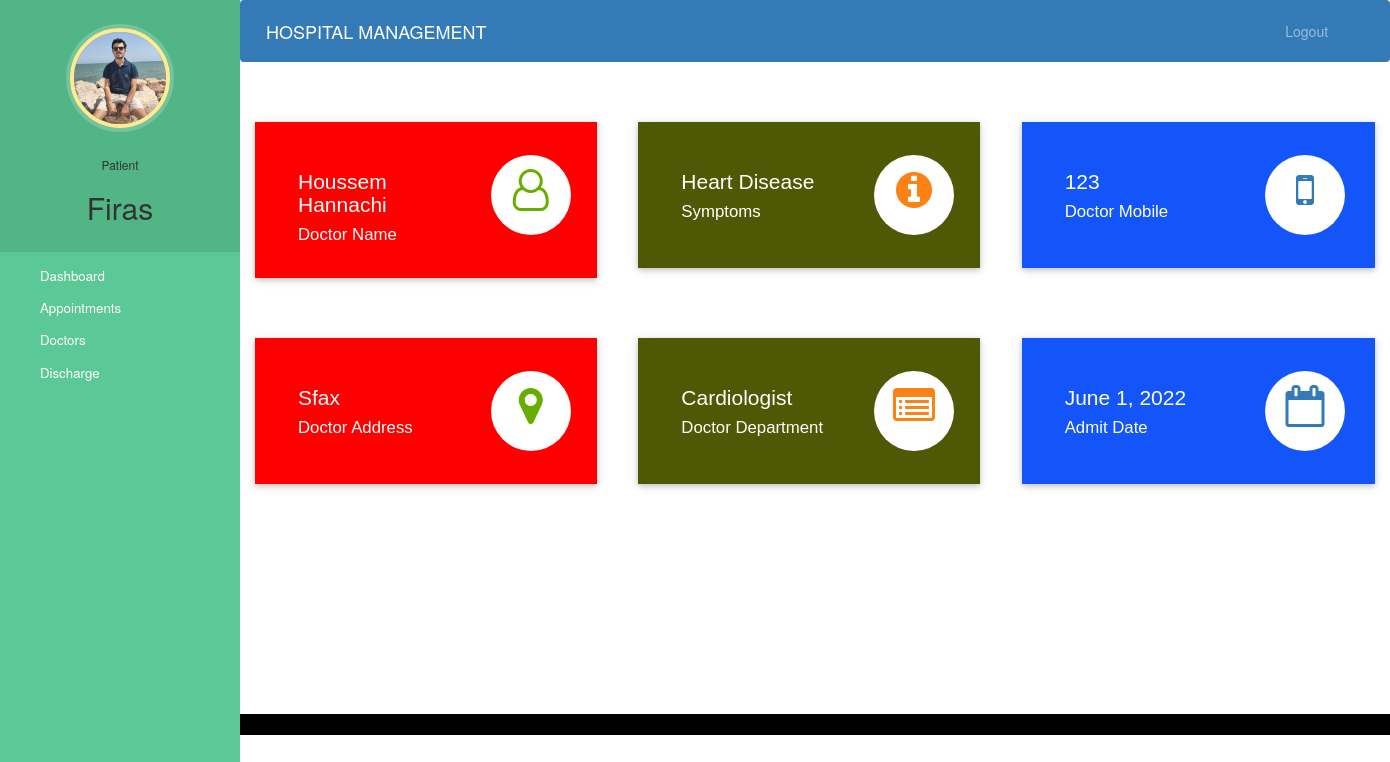
The app's page /patient-dashboard (signed in), older data.
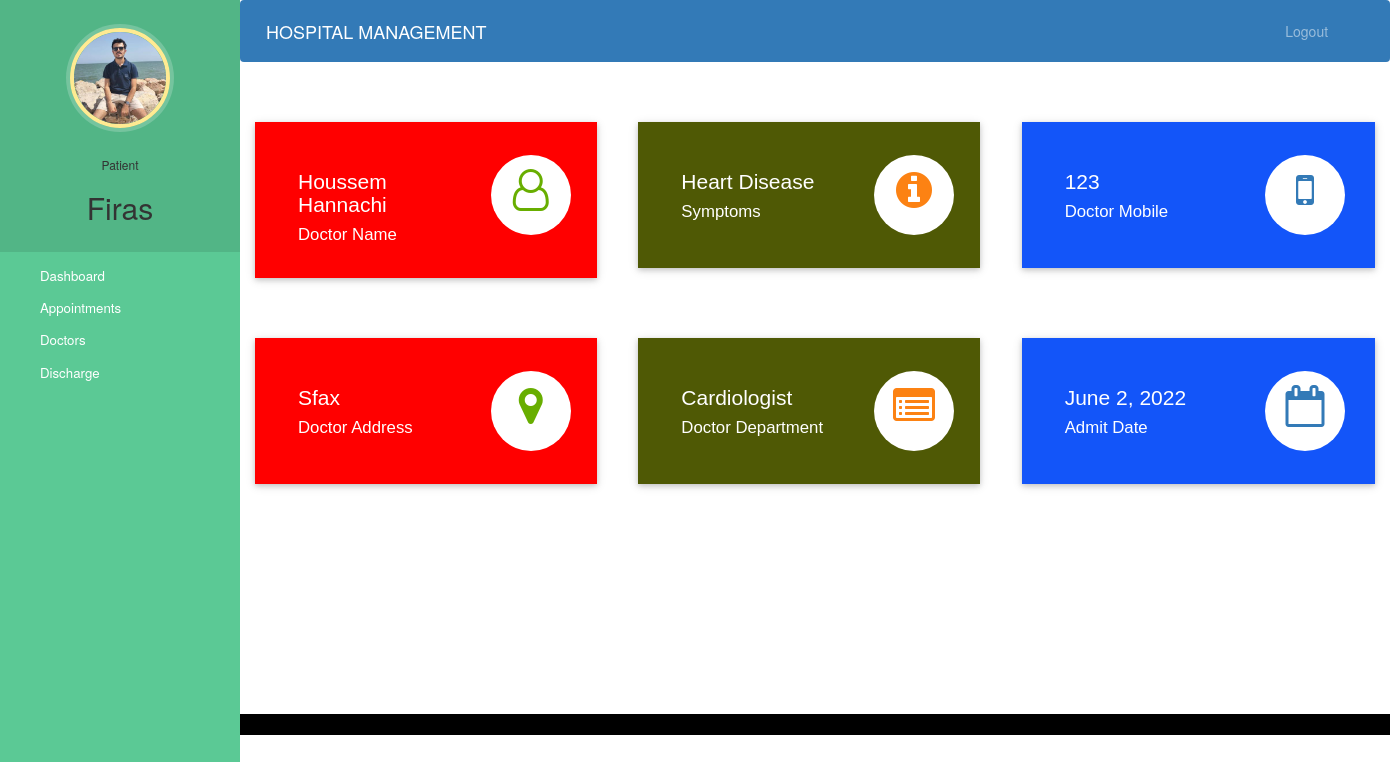
The same page, newer data.
### hospital/models.py (models this page shows, shortened)
class Patient(models.Model):
    user=models.OneToOneField(User,on_delete=models.CASCADE)
    profile_pic= models.ImageField(upload_to='profile_pic/PatientProfilePic/',null=True,blank=True,default='profile_pic/PatientProfilePic/patient.jpg')
    address = models.CharField(max_length=40)
    mobile = models.CharField(max_length=20,null=False)
    symptoms = models.CharField(max_length=100,null=False)
    assignedDoctorId = models.PositiveIntegerField(null=True)
    admitDate=models.DateField(auto_now=True)
    status=models.BooleanField(default=False)

### hospital/views.py (the view)
# urls.py: path('patient-dashboard', views.patient_dashboard_view,name='patient-dashboard'),
@login_required(login_url='patientlogin')
@user_passes_test(is_patient)
def patient_dashboard_view(request):
    patient=models.Patient.objects.get(user_id=request.user.id)
    doctor=models.Doctor.objects.get(user_id=patient.assignedDoctorId)
    mydict={
    'patient':patient,
    'doctorName':doctor.get_name,
    'doctorMobile':doctor.mobile,
    'doctorAddress':doctor.address,
    'symptoms':patient.symptoms,
    'doctorDepartment':doctor.department,
    'admitDate':patient.admitDate,
    }
    return render(request,'hospital/patient_dashboard.html',context=mydict)

### hospital/models.py (called while the page is built)
    @property
    def get_name(self):
        return self.user.first_name+" "+self.user.last_name

### hospital/views.py (called while the page is built)
def is_patient(user):
    return user.groups.filter(name='PATIENT').exists()

### templates/hospital/patient_dashboard.html
{% extends 'hospital/patient_base.html' %}
{% load static %}
{% block content %}
{%include 'hospital/patient_dashboard_cards.html'%}
<br><br><br><br>
{% endblock content %}

### templates/hospital/patient_base.html (shortened to what this page needs)
<!DOCTYPE html>
{% load static %}
<html lang="en">
<head>
  <link rel="stylesheet" href="https://stackpath.bootstrapcdn.com/bootstrap/4.3.1/css/bootstrap.min.css">
  <link rel="stylesheet" href="https://maxcdn.bootstrapcdn.com/font-awesome/4.7.0/css/font-awesome.min.css">
</head>
<body>
  <nav class="menu" tabindex="0">
    <header class="avatar">
      <img src="{% static patient.profile_pic.url %}" alt="Profile Pic" />
      <br><br>
      <h6>Patient</h6>
      <h2>{{request.user.first_name}}</h2>
    </header>
    <ul>
      <li tabindex="0" class="icon-dashboard"> <a style="color:white; text-decoration:none;" href="/patient-dashboard"><span>Dashboard</span></a> </li>
      <li tabindex="0" class="icon-calendar"> <a style="color:white; text-decoration:none;" href="/patient-appointment"><span>Appointments</span></a></li>
      <li tabindex="0" class="icon-users"> <a style="color:white; text-decoration:none;" href="/patient-view-doctor"><span>Doctors</span></a></li>
      <li tabindex="0" class="icon-users"> <a style="color:white; text-decoration:none;" href="/patient-discharge"><span>Discharge</span></a></li>
    </ul>
  </nav>
  <main>
    <div class="bs-example">
      <nav class="navbar navbar-expand-md  navbar-dark fixed-top" style="background:#337AB7;">
        <a href="/patient-dashboard" class="navbar-brand">HOSPITAL MANAGEMENT</a>
        <div class="collapse navbar-collapse justify-content-between" id="navbarCollapse">
          <div class="navbar-nav" style=" margin-left: 90%;">
            <a href="/logout" class="nav-item nav-link">Logout</a>
          </div>
        </div>
      </nav>
    </div>
    <br><br>
    {% block content %}
    {% endblock content %}
    <br><br><br><br><br><br><br>
    <footer>
      <br>
      <div class="container">
        <div class="row">
          <div class="col-md-12 col-sm-12">
          </div>
        </div>
      </div>
    </footer>
  </main>
</body>
</html>

### templates/hospital/patient_dashboard_cards.html (shortened to what this page needs)
<!DOCTYPE html>
<html lang="en" dir="ltr">
<head>
  <link rel="stylesheet" href="https://maxcdn.bootstrapcdn.com/bootstrap/3.4.1/css/bootstrap.min.css">
  <link rel="stylesheet" href="https://cdnjs.cloudflare.com/ajax/libs/font-awesome/4.7.0/css/font-awesome.min.css">
</head>
<body>
  <div class="market-updates">
    <div class="col-md-4 market-update-gd">
      <div class="market-update-block clr-block-1">
        <div class="col-md-8 market-update-left">
          <h3>{{doctorName}}</h3>
          <h4>Doctor Name</h4>
        </div>
        <div class="col-md-4 market-update-right">
          <i class="fa fa-user-o"> </i>
        </div>
        <div class="clearfix"> </div>
      </div>
    </div>
    <div class="col-md-4 market-update-gd">
      <div class="market-update-block clr-block-2">
        <div class="col-md-8 market-update-left">
          <h3>{{symptoms}}</h3>
          <h4>Symptoms</h4>
        </div>
        <div class="col-md-4 market-update-right">
          <i class="fa fa-info-circle"></i>
        </div>
        <div class="clearfix"> </div>
      </div>
    </div>
    <div class="col-md-4 market-update-gd">
      <div class="market-update-block clr-block-3">
        <div class="col-md-8 market-update-left">
          <h3>{{doctorMobile}}</h3>
          <h4>Doctor Mobile</h4>
        </div>
        <div class="col-md-4 market-update-right">
          <i class="fa fa-mobile" aria-hidden="true"></i>
        </div>
        <div class="clearfix"> </div>
      </div>
    </div>
  </div>
  <br><br><br>
  <div class="market-updates">
    <div class="col-md-4 market-update-gd">
      <div class="market-update-block clr-block-1">
        <div class="col-md-8 market-update-left">
          <h3>{{doctorAddress}}</h3>
          <h4>Doctor Address</h4>
        </div>
        <div class="col-md-4 market-update-right">
          <i class="fa fa-map-marker"> </i>
        </div>
        <div class="clearfix"> </div>
      </div>
    </div>
    <div class="col-md-4 market-update-gd">
      <div class="market-update-block clr-block-2">
        <div class="col-md-8 market-update-left">
          <h3>{{doctorDepartment}}</h3>
          <h4>Doctor Department</h4>
        </div>
        <div class="col-md-4 market-update-right">
          <i class="fa fa-list-alt"></i>
        </div>
        <div class="clearfix"> </div>
      </div>
    </div>
    <div class="col-md-4 market-update-gd">
      <div class="market-update-block clr-block-3">
        <div class="col-md-8 market-update-left">
          <h3>{{admitDate}}</h3>
          <h4>Admit Date</h4>
        </div>
        <div class="col-md-4 market-update-right">
          <i class="fa fa-calendar-o" aria-hidden="true"></i>
        </div>
        <div class="clearfix"> </div>
      </div>
    </div>
  </div>
</body>
</html>

Row changes from the older to the newer data that the page shows:
changed Patient "Heart Disease": admitDate "June 1, 2022" → "June 2, 2022"
